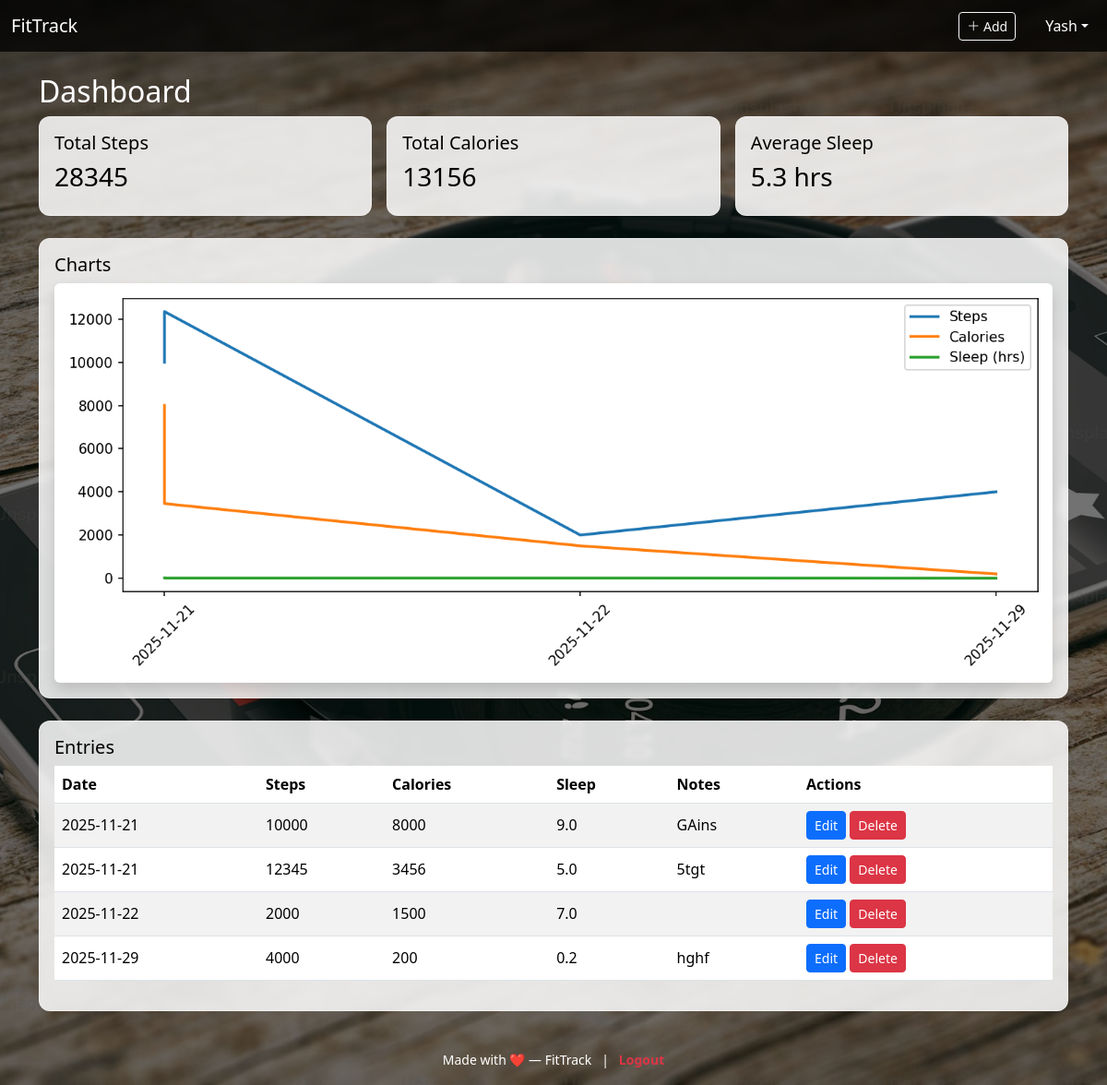
The app's page /dashboard (signed in) with its own data.
### tables this page shows
CREATE TABLE users (
            id INTEGER PRIMARY KEY AUTOINCREMENT,
            username TEXT UNIQUE NOT NULL,
            password TEXT NOT NULL,
            name TEXT,
            email TEXT,
            avatar TEXT
        );

CREATE TABLE fitness (
            id INTEGER PRIMARY KEY AUTOINCREMENT,
            user_id INTEGER,
            date TEXT,
            steps INTEGER,
            calories INTEGER,
            sleep_hours REAL,
            notes TEXT,
            FOREIGN KEY(user_id) REFERENCES users(id)
        );

### app.py (the view)
@app.route("/dashboard")
def dashboard():
    user = current_user()
    if not user:
        return redirect(url_for("login"))
    conn = get_db()
    rows = conn.execute(
        "SELECT * FROM fitness WHERE user_id=? ORDER BY date ASC",
        (user["id"],)
    ).fetchall()
    conn.close()
    total_steps = sum(r["steps"] or 0 for r in rows)
    total_cal = sum(r["calories"] or 0 for r in rows)
    avg_sleep = round(
        sum(r["sleep_hours"] or 0 for r in rows) / len(rows), 2
    ) if rows else 0
    return render_template(
        "dashboard.html",
        records=rows,
        total_steps=total_steps,
        total_cal=total_cal,
        avg_sleep=avg_sleep
    )

### app.py (called while the page is built)
def get_db():
    conn = sqlite3.connect(DB)
    conn.row_factory = sqlite3.Row
    return conn

@app.context_processor
def inject_user():
    return dict(current_user=current_user, session=session)

def current_user():
    uid = session.get("user_id")
    if not uid:
        return None
    conn = get_db()
    user = conn.execute("SELECT * FROM users WHERE id=?", (uid,)).fetchone()
    conn.close()
    return user

### templates/dashboard.html
{% extends "base.html" %}
{% block content %}
<h2>Dashboard</h2>
<div class="row g-3">
  <div class="col-md-4">
    <div class="card p-3">
      <h5>Total Steps</h5>
      <h3>{{ total_steps }}</h3>
    </div>
  </div>
  <div class="col-md-4">
    <div class="card p-3">
      <h5>Total Calories</h5>
      <h3>{{ total_cal }}</h3>
    </div>
  </div>
  <div class="col-md-4">
    <div class="card p-3">
      <h5>Average Sleep</h5>
      <h3>{{ avg_sleep }} hrs</h3>
    </div>
  </div>
</div>
<div class="card mt-4 p-3">
  <h5>Charts</h5>
  <img src="{{ url_for('plot_png') }}" class="img-fluid rounded shadow">
</div>
<div class="card mt-4 p-3">
  <h5>Entries</h5>
  <table class="table table-striped">
    <thead>
      <tr>
        <th>Date</th>
        <th>Steps</th>
        <th>Calories</th>
        <th>Sleep</th>
        <th>Notes</th>
        <th>Actions</th>
      </tr>
    </thead>
    <tbody>
      {% for r in records %}
      <tr>
        <td>{{ r['date'] }}</td>
        <td>{{ r['steps'] }}</td>
        <td>{{ r['calories'] }}</td>
        <td>{{ r['sleep_hours'] }}</td>
        <td>{{ r['notes'] }}</td>
        <td>
          <a href="{{ url_for('edit_entry', fid=r['id']) }}" class="btn btn-sm btn-primary">Edit</a>
          <a href="{{ url_for('delete_entry', fid=r['id']) }}" class="btn btn-sm btn-danger" onclick="return confirm('Delete entry?')">Delete</a>
        </td>
      </tr>
      {% else %}
      <tr><td colspan="6" class="text-center">No entries yet</td></tr>
      {% endfor %}
    </tbody>
  </table>
</div>
{% endblock %}

### templates/base.html (shortened to what this page needs)
<!doctype html>
<html lang="en">
<head>
  <link href="https://cdn.jsdelivr.net/npm/bootstrap@5.3.2/dist/css/bootstrap.min.css" rel="stylesheet">
  <link href="https://cdn.jsdelivr.net/npm/bootstrap-icons@1.11.3/font/bootstrap-icons.css" rel="stylesheet">
  <link rel="stylesheet" href="{{ url_for('static', filename='style.css') }}">
</head>
<body class="site-background">
<nav class="navbar navbar-expand-lg navbar-light bg-darkToggle">
  <div class="container-fluid">
    <a class="navbar-brand" href="{{ url_for('dashboard') }}">FitTrack</a>
    <div class="collapse navbar-collapse" id="navmenu">
      <ul class="navbar-nav ms-auto align-items-center">
        {% if session.user_id %}
        <li class="nav-item me-2">
          <a class="btn btn-outline-light btn-sm" href="{{ url_for('add_entry') }}">
            <i class="bi bi-plus-lg"></i> Add
          </a>
        </li>
        <li class="nav-item dropdown">
          <a class="nav-link dropdown-toggle d-flex align-items-center" href="#" role="button" data-bs-toggle="dropdown">
            {% set user = current_user() %}
            {{ user['username'] if user else 'User' }}
          </a>
        </li>
        {% else %}
        <li class="nav-item"><a class="nav-link" href="{{ url_for('login') }}">Login</a></li>
        <li class="nav-item"><a class="nav-link" href="{{ url_for('register') }}">Register</a></li>
        {% endif %}
      </ul>
    </div>
  </div>
</nav>
<div class="container py-4">
  {% block content %}{% endblock %}
</div>
<footer class="text-center py-3">
  <small>
    Made with ❤️ — FitTrack
    &nbsp; | &nbsp;
    <a href="{{ url_for('logout') }}" class="text-danger fw-bold" style="text-decoration:none;">
      Logout
    </a>
  </small>
</footer>
</body>
</html>

### static/style.css (style rules this page uses)
body.site-background { background-image: url('/static/images/premium_photo.jpg'); background-size: cover; background-position: center; background-repeat: no-repeat; background-attachment: fixed; min-height: 100vh; position: relative; color: #fff; }
body.site-background::before { content: ""; position: absolute; inset: 0; background: rgba(0,0,0,0.55); z-index: -1; }
.card { background: rgba(255, 255, 255, 0.85) !important; backdrop-filter: blur(3px); -webkit-backdrop-filter: blur(3px); color: #000 !important; border: 1px solid rgba(255,255,255,0.35); border-radius: 12px; }
.navbar { background-color: rgba(0, 0, 0, 0.75) !important; backdrop-filter: blur(5px); }
.navbar .nav-link, .navbar-brand { color: #fff !important; }
.table td, .table th { color: #000 !important; vertical-align: middle; }
footer { color: #fff; }

### records on screen
users: username "Yash"
fitness: date "2025-11-21", steps "10000", calories "8000", sleep_hours "9.0", notes "GAins"
fitness: date "2025-11-21", steps "12345", calories "3456", sleep_hours "5.0", notes "5tgt"
fitness: date "2025-11-22", steps "2000", calories "1500", sleep_hours "7.0"
fitness: date "2025-11-29", steps "4000", calories "200", sleep_hours "0.2", notes "hghf"

### other values on screen
{{ total_steps }} "28345"
{{ total_cal }} "13156"
{{ avg_sleep }} "5.3"
